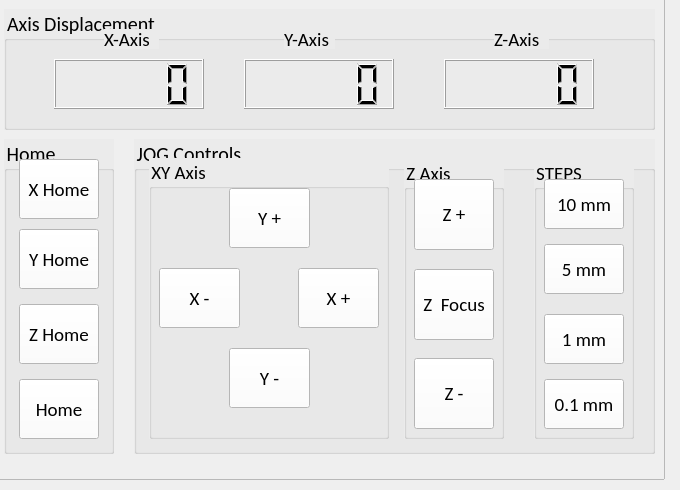
     <widget class="QWidget" name="jog_tab">
      <attribute name="title">
       <string>JOG</string>
      </attribute>
      <widget class="QFrame" name="jog_frame">
       <property name="geometry">
        <rect>
         <x>-6</x>
         <y>-1</y>
         <width>671</width>
         <height>481</height>
        </rect>
       </property>
       <property name="frameShape">
        <enum>QFrame::Shape::StyledPanel</enum>
       </property>
       <property name="frameShadow">
        <enum>QFrame::Shadow::Raised</enum>
       </property>
       <widget class="QGroupBox" name="groupBox_2">
        <property name="geometry">
         <rect>
          <x>140</x>
          <y>140</y>
          <width>521</width>
          <height>315</height>
         </rect>
        </property>
        <property name="font">
         <font>
          <family>Calibri</family>
          <pointsize>15</pointsize>
         </font>
        </property>
        <property name="styleSheet">
         <string notr="true">background-color : rgb(235, 235, 235)</string>
        </property>
        <property name="title">
         <string>JOG Controls</string>
        </property>
        <widget class="QGroupBox" name="zaxis_groupbox">
         <property name="geometry">
          <rect>
           <x>270</x>
           <y>20</y>
           <width>100</width>
           <height>280</height>
          </rect>
         </property>
         <property name="font">
          <font>
           <family>Calibri</family>
           <pointsize>14</pointsize>
          </font>
         </property>
         <property name="title">
          <string>Z Axis</string>
         </property>
         <widget class="QPushButton" name="zplus_btn">
          <property name="geometry">
           <rect>
            <x>10</x>
            <y>20</y>
            <width>80</width>
            <height>71</height>
           </rect>
          </property>
          <property name="font">
           <font>
            <family>Calibri</family>
            <pointsize>14</pointsize>
            <italic>false</italic>
            <bold>false</bold>
           </font>
          </property>
          <property name="autoFillBackground">
           <bool>false</bool>
          </property>
          <property name="styleSheet">
           <string notr="true">background-color: rgb(255, 255, 255);</string>
          </property>
          <property name="text">
           <string>Z +</string>
          </property>
          <property name="autoDefault">
           <bool>false</bool>
          </property>
         </widget>
         <widget class="QPushButton" name="zcenter_btn">
          <property name="geometry">
           <rect>
            <x>10</x>
            <y>110</y>
            <width>80</width>
            <height>71</height>
           </rect>
          </property>
          <property name="font">
           <font>
            <family>Calibri</family>
            <pointsize>14</pointsize>
            <bold>false</bold>
           </font>
          </property>
          <property name="autoFillBackground">
           <bool>false</bool>
          </property>
          <property name="styleSheet">
           <string notr="true">background-color: rgb(255, 255, 255);</string>
          </property>
          <property name="text">
           <string>Z  Focus</string>
          </property>
          <property name="autoDefault">
           <bool>false</bool>
          </property>
         </widget>
         <widget class="QPushButton" name="zminus_btn">
          <property name="geometry">
           <rect>
            <x>10</x>
            <y>199</y>
            <width>80</width>
            <height>71</height>
           </rect>
          </property>
          <property name="font">
           <font>
            <family>Calibri</family>
            <pointsize>14</pointsize>
            <bold>false</bold>
           </font>
          </property>
          <property name="autoFillBackground">
           <bool>false</bool>
          </property>
          <property name="styleSheet">
           <string notr="true">background-color: rgb(255, 255, 255);</string>
          </property>
          <property name="text">
           <string>Z -</string>
          </property>
          <property name="autoDefault">
           <bool>false</bool>
          </property>
         </widget>
        </widget>
        <widget class="QGroupBox" name="steps_groupbox">
         <property name="geometry">
          <rect>
           <x>400</x>
           <y>20</y>
           <width>100</width>
           <height>280</height>
          </rect>
         </property>
         <property name="font">
          <font>
           <family>Calibri</family>
           <pointsize>14</pointsize>
          </font>
         </property>
         <property name="title">
          <string>STEPS</string>
         </property>
         <widget class="QPushButton" name="step1_btn">
          <property name="geometry">
           <rect>
            <x>10</x>
            <y>20</y>
            <width>80</width>
            <height>50</height>
           </rect>
          </property>
          <property name="font">
           <font>
            <family>Calibri</family>
            <pointsize>14</pointsize>
           </font>
          </property>
          <property name="autoFillBackground">
           <bool>false</bool>
          </property>
          <property name="styleSheet">
           <string notr="true">background-color: rgb(255, 255, 255);</string>
          </property>
          <property name="text">
           <string>10 mm</string>
          </property>
          <property name="autoDefault">
           <bool>false</bool>
          </property>
         </widget>
         <widget class="QPushButton" name="step2_btn">
          <property name="geometry">
           <rect>
            <x>10</x>
            <y>85</y>
            <width>80</width>
            <height>50</height>
           </rect>
          </property>
          <property name="font">
           <font>
            <family>Calibri</family>
            <pointsize>14</pointsize>
           </font>
          </property>
          <property name="autoFillBackground">
           <bool>false</bool>
          </property>
          <property name="styleSheet">
           <string notr="true">background-color: rgb(255, 255, 255);</string>
          </property>
          <property name="text">
           <string>5 mm</string>
          </property>
          <property name="autoDefault">
           <bool>false</bool>
          </property>
         </widget>
         <widget class="QPushButton" name="step3_btn">
          <property name="geometry">
           <rect>
            <x>10</x>
            <y>155</y>
            <width>80</width>
            <height>50</height>
           </rect>
          </property>
          <property name="font">
           <font>
            <family>Calibri</family>
            <pointsize>14</pointsize>
           </font>
          </property>
          <property name="autoFillBackground">
           <bool>false</bool>
          </property>
          <property name="styleSheet">
           <string notr="true">background-color: rgb(255, 255, 255);</string>
          </property>
          <property name="text">
           <string>1 mm</string>
          </property>
          <property name="autoDefault">
           <bool>false</bool>
          </property>
         </widget>
         <widget class="QPushButton" name="step4_btn">
          <property name="geometry">
           <rect>
            <x>10</x>
            <y>220</y>
            <width>80</width>
            <height>50</height>
           </rect>
          </property>
          <property name="font">
           <font>
            <family>Calibri</family>
            <pointsize>14</pointsize>
           </font>
          </property>
          <property name="autoFillBackground">
           <bool>false</bool>
          </property>
          <property name="styleSheet">
           <string notr="true">background-color: rgb(255, 255, 255);</string>
          </property>
          <property name="text">
           <string>0.1 mm</string>
          </property>
          <property name="autoDefault">
           <bool>false</bool>
          </property>
         </widget>
        </widget>
        <widget class="QGroupBox" name="groupBox_7">
         <property name="geometry">
          <rect>
           <x>15</x>
           <y>19</y>
           <width>240</width>
           <height>281</height>
          </rect>
         </property>
         <property name="font">
          <font>
           <family>Calibri</family>
           <pointsize>14</pointsize>
          </font>
         </property>
         <property name="styleSheet">
          <string notr="true">background-color : rgb(235, 235, 235)</string>
         </property>
         <property name="title">
          <string>XY Axis</string>
         </property>
         <widget class="QPushButton" name="yplus_btn">
          <property name="geometry">
           <rect>
            <x>80</x>
            <y>30</y>
            <width>81</width>
            <height>60</height>
           </rect>
          </property>
          <property name="font">
           <font>
            <family>Calibri</family>
            <pointsize>14</pointsize>
           </font>
          </property>
          <property name="autoFillBackground">
           <bool>false</bool>
          </property>
          <property name="styleSheet">
           <string notr="true">background-color: rgb(255, 255, 255);</string>
          </property>
          <property name="text">
           <string>Y +</string>
          </property>
          <property name="autoDefault">
           <bool>false</bool>
          </property>
         </widget>
         <widget class="QPushButton" name="xminus_btn">
          <property name="geometry">
           <rect>
            <x>10</x>
            <y>110</y>
            <width>81</width>
            <height>60</height>
           </rect>
          </property>
          <property name="font">
           <font>
            <family>Calibri</family>
            <pointsize>14</pointsize>
           </font>
          </property>
          <property name="autoFillBackground">
           <bool>false</bool>
          </property>
          <property name="styleSheet">
           <string notr="true">background-color: rgb(255, 255, 255);</string>
          </property>
          <property name="text">
           <string>X -</string>
          </property>
          <property name="autoDefault">
           <bool>false</bool>
          </property>
         </widget>
         <widget class="QPushButton" name="yminus_btn">
          <property name="geometry">
           <rect>
            <x>80</x>
            <y>190</y>
            <width>81</width>
            <height>60</height>
           </rect>
          </property>
          <property name="font">
           <font>
            <family>Calibri</family>
            <pointsize>14</pointsize>
           </font>
          </property>
          <property name="autoFillBackground">
           <bool>false</bool>
          </property>
          <property name="styleSheet">
           <string notr="true">background-color: rgb(255, 255, 255);</string>
          </property>
          <property name="text">
           <string>Y -</string>
          </property>
          <property name="autoDefault">
           <bool>false</bool>
          </property>
         </widget>
         <widget class="QPushButton" name="xplus_btn">
          <property name="geometry">
           <rect>
            <x>149</x>
            <y>110</y>
            <width>81</width>
            <height>60</height>
           </rect>
          </property>
          <property name="font">
           <font>
            <family>Calibri</family>
            <pointsize>14</pointsize>
           </font>
          </property>
          <property name="autoFillBackground">
           <bool>false</bool>
          </property>
          <property name="styleSheet">
           <string notr="true">background-color: rgb(255, 255, 255);</string>
          </property>
          <property name="text">
           <string>X +</string>
          </property>
          <property name="autoDefault">
           <bool>false</bool>
          </property>
         </widget>
        </widget>
       </widget>
       <widget class="QGroupBox" name="home_groupbox">
        <property name="geometry">
         <rect>
          <x>10</x>
          <y>140</y>
          <width>110</width>
          <height>315</height>
         </rect>
        </property>
        <property name="font">
         <font>
          <family>Calibri</family>
          <pointsize>15</pointsize>
         </font>
        </property>
        <property name="styleSheet">
         <string notr="true">background-color : rgb(235, 235, 235)</string>
        </property>
        <property name="title">
         <string>Home</string>
        </property>
        <widget class="QPushButton" name="xhome_btn">
         <property name="geometry">
          <rect>
           <x>15</x>
           <y>20</y>
           <width>80</width>
           <height>60</height>
          </rect>
         </property>
         <property name="font">
          <font>
           <family>Calibri</family>
           <pointsize>14</pointsize>
          </font>
         </property>
         <property name="autoFillBackground">
          <bool>false</bool>
         </property>
         <property name="styleSheet">
          <string notr="true">background-color: rgb(255, 255, 255);</string>
         </property>
         <property name="text">
          <string>X Home</string>
         </property>
         <property name="autoDefault">
          <bool>false</bool>
         </property>
        </widget>
        <widget class="QPushButton" name="yhome_btn">
         <property name="geometry">
          <rect>
           <x>15</x>
           <y>90</y>
           <width>80</width>
           <height>60</height>
          </rect>
         </property>
         <property name="font">
          <font>
           <family>Calibri</family>
           <pointsize>14</pointsize>
          </font>
         </property>
         <property name="autoFillBackground">
          <bool>false</bool>
         </property>
         <property name="styleSheet">
          <string notr="true">background-color: rgb(255, 255, 255);</string>
         </property>
         <property name="text">
          <string>Y Home</string>
         </property>
         <property name="autoDefault">
          <bool>false</bool>
         </property>
        </widget>
        <widget class="QPushButton" name="zhome_btn">
         <property name="geometry">
          <rect>
           <x>15</x>
           <y>165</y>
           <width>80</width>
           <height>60</height>
          </rect>
         </property>
         <property name="font">
          <font>
           <family>Calibri</family>
           <pointsize>14</pointsize>
          </font>
         </property>
         <property name="autoFillBackground">
          <bool>false</bool>
         </property>
         <property name="styleSheet">
          <string notr="true">background-color: rgb(255, 255, 255);</string>
         </property>
         <property name="text">
          <string>Z Home</string>
         </property>
         <property name="autoDefault">
          <bool>false</bool>
         </property>
        </widget>
        <widget class="QPushButton" name="home_btn">
         <property name="geometry">
          <rect>
           <x>15</x>
           <y>240</y>
           <width>80</width>
           <height>60</height>
          </rect>
         </property>
         <property name="font">
          <font>
           <family>Calibri</family>
           <pointsize>14</pointsize>
          </font>
         </property>
         <property name="autoFillBackground">
          <bool>false</bool>
         </property>
         <property name="styleSheet">
          <string notr="true">background-color: rgb(255, 255, 255);</string>
         </property>
         <property name="text">
          <string>Home</string>
         </property>
         <property name="autoDefault">
          <bool>false</bool>
         </property>
        </widget>
       </widget>
       <widget class="QGroupBox" name="axiscord_groupbox">
        <property name="geometry">
         <rect>
          <x>10</x>
          <y>10</y>
          <width>651</width>
          <height>121</height>
         </rect>
        </property>
        <property name="font">
         <font>
          <family>Calibri</family>
          <pointsize>15</pointsize>
         </font>
        </property>
        <property name="styleSheet">
         <string notr="true">background-color : rgb(235, 235, 235)</string>
        </property>
        <property name="title">
         <string>Axis Displacement</string>
        </property>
        <widget class="QLCDNumber" name="xcord">
         <property name="geometry">
          <rect>
           <x>50</x>
           <y>50</y>
           <width>150</width>
           <height>50</height>
          </rect>
         </property>
        </widget>
        <widget class="QLCDNumber" name="ycord">
         <property name="geometry">
          <rect>
           <x>240</x>
           <y>50</y>
           <width>150</width>
           <height>50</height>
          </rect>
         </property>
        </widget>
        <widget class="QLCDNumber" name="zcord">
         <property name="geometry">
          <rect>
           <x>440</x>
           <y>50</y>
           <width>150</width>
           <height>50</height>
          </rect>
         </property>
        </widget>
        <widget class="QLabel" name="baudrate_label_2">
         <property name="geometry">
          <rect>
           <x>100</x>
           <y>20</y>
           <width>55</width>
           <height>20</height>
          </rect>
         </property>
         <property name="font">
          <font>
           <family>Calibri</family>
           <pointsize>14</pointsize>
          </font>
         </property>
         <property name="text">
          <string>X-Axis</string>
         </property>
        </widget>
        <widget class="QLabel" name="baudrate_label_3">
         <property name="geometry">
          <rect>
           <x>280</x>
           <y>20</y>
           <width>51</width>
           <height>20</height>
          </rect>
         </property>
         <property name="font">
          <font>
           <family>Calibri</family>
           <pointsize>14</pointsize>
          </font>
         </property>
         <property name="text">
          <string>Y-Axis</string>
         </property>
        </widget>
        <widget class="QLabel" name="baudrate_label_4">
         <property name="geometry">
          <rect>
           <x>490</x>
           <y>20</y>
           <width>55</width>
           <height>20</height>
          </rect>
         </property>
         <property name="font">
          <font>
           <family>Calibri</family>
           <pointsize>14</pointsize>
          </font>
         </property>
         <property name="text">
          <string>Z-Axis</string>
         </property>
        </widget>
       </widget>
      </widget>
     </widget>
